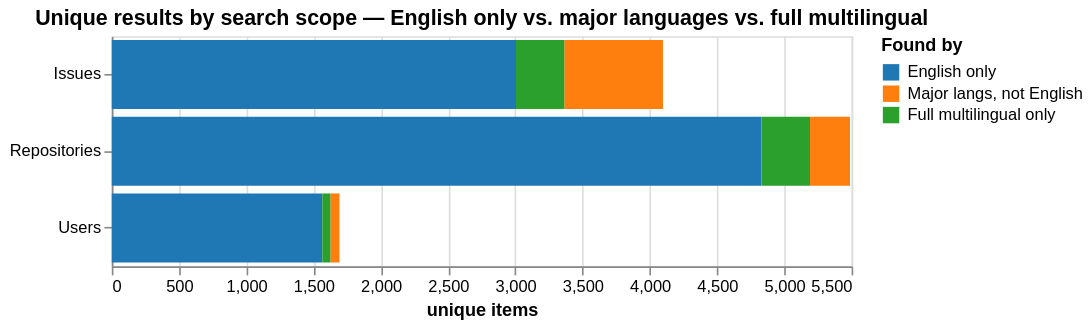

Source (notebook cell):
### Code cell
# Stacked bar: English-only / major-only / multilingual-only split per result type
stacked_rows = []
for label, raw_df in [("Repositories", repos_raw), ("Issues", issues_raw), ("Users", users_raw)]:
    norm      = raw_df["search_term"].str.lower().str.strip()
    en_ids    = set(raw_df[norm.isin(en_terms)]["id"].dropna())
    major_ids = set(raw_df[norm.isin(major_terms)]["id"].dropna())
    all_ids   = set(raw_df["id"].dropna())
    stacked_rows += [
        {"type": label, "segment": "English only",            "n": len(en_ids)},
        {"type": label, "segment": "Major langs, not English", "n": len(major_ids - en_ids)},
        {"type": label, "segment": "Full multilingual only",   "n": len(all_ids - major_ids)},
    ]

seg_order = ["English only", "Major langs, not English", "Full multilingual only"]
stacked_df = pd.DataFrame(stacked_rows)

bar = alt.Chart(stacked_df).mark_bar().encode(
    y=alt.Y("type:N", title=None),
    x=alt.X("n:Q", title="unique items"),
    color=alt.Color("segment:N", sort=seg_order,
                    scale=alt.Scale(range=["#1f77b4", "#ff7f0e", "#2ca02c"]),
                    title="Found by"),
    order=alt.Order("segment:N", sort="ascending"),
    tooltip=["type:N", "segment:N", "n:Q"],
).properties(width=450, height=140,
             title="Unique results by search scope — English only vs. major languages vs. full multilingual")
display(bar)

# Pct labels
for _, row in stacked_df.iterrows():
    total = stacked_df[stacked_df["type"] == row["type"]]["n"].sum()
    print(f"  {row['type']:15s} {row['segment']:35s}: {row['n']:5d} ({row['n']/total*100:.1f}%)")

### Figure 1 — Vega specification as saved in the notebook (floating-point values rounded to 4 significant figures)
{"$schema": "https://vega.github.io/schema/vega/v6.json", "data": [{"name": "source_0"}, {"name": "data_0", "values": [{"n": 4830, "n_end": 4830.0, "n_start": 0.0, "segment": "English only", "type": "Repositories"}, {"n": 297, "n_end": 5488.0, "n_start": 5191.0, "segment": "Major langs, not English", "type": "Repositories"}, {"n": 361, "n_end": 5191.0, "n_start": 4830.0, "segment": "Full multilingual only", "type": "Repositories"}, {"n": 3005, "n_end": 3005.0, "n_start": 0.0, "segment": "English only", "type": "Issues"}, {"n": 734, "n_end": 4098.0, "n_start": 3364.0, "segment": "Major langs, not English", "type": "Issues"}, {"n": 359, "n_end": 3364.0, "n_start": 3005.0, "segment": "Full multilingual only", "type": "Issues"}, {"n": 1565, "n_end": 1565.0, "n_start": 0.0, "segment": "English only", "type": "Users"}, {"n": 68, "n_end": 1693.0, "n_start": 1625.0, "segment": "Major langs, not English", "type": "Users"}, {"n": 60, "n_end": 1625.0, "n_start": 1565.0, "segment": "Full multilingual only", "type": "Users"}]}, {"name": "data_0_y_domain_type", "values": [{"type": "Repositories"}, {"type": "Issues"}, {"type": "Users"}]}, {"name": "source_0_color_domain_segment", "values": [{"segment": "English only", "sort_field": 0.0}, {"segment": "Major langs, not English", "sort_field": 1.0}, {"segment": "Full multilingual only", "sort_field": 2.0}]}], "marks": [{"type": "rect", "name": "marks", "from": {"data": "data_0"}, "encode": {"update": {"tooltip": {"signal": "{\"type\": isValid(datum[\"type\"]) ? datum[\"type\"] : \"\"+datum[\"type\"], \"segment\": isValid(datum[\"segment\"]) ? datum[\"segment\"] : \"\"+datum[\"segment\"], \"n\": format(datum[\"n\"], \"\")}"}, "fill": {"field": "segment", "scale": "color"}, "y": {"field": "type", "scale": "y"}, "height": {"signal": "max(0.25, bandwidth('y'))"}, "x": {"field": "n_end", "scale": "x"}, "x2": {"field": "n_start", "scale": "x"}}}, "style": ["bar"]}], "scales": [{"name": "x", "type": "linear", "domain": {"data": "data_0", "fields": ["n_start", "n_end"]}, "range": [0, {"signal": "width"}], "nice": true, "zero": true}, {"name": "y", "type": "band", "domain": {"data": "data_0_y_domain_type", "field": "type", "sort": true}, "range": [0, {"signal": "height"}], "paddingInner": 0.1, "paddingOuter": 0.05}, {"name": "color", "type": "ordinal", "domain": {"data": "source_0_color_domain_segment", "field": "segment", "sort": {"op": "max", "field": "sort_field"}}, "range": ["#1f77b4", "#ff7f0e", "#2ca02c"]}], "axes": [{"scale": "x", "minExtent": 0, "ticks": false, "grid": true, "zindex": 0, "tickCount": {"signal": "ceil(width/40)"}, "gridScale": "y", "domain": false, "maxExtent": 0, "labels": false, "aria": false, "orient": "bottom"}, {"scale": "x", "title": "unique items", "labelFlush": true, "orient": "bottom", "grid": false, "labelOverlap": true, "tickCount": {"signal": "ceil(width/40)"}, "zindex": 0}, {"scale": "y", "orient": "left", "grid": false, "zindex": 0}], "title": {"text": "Unique results by search scope — English only vs. major languages vs. full multilingual", "frame": "group"}, "height": 140, "style": "cell", "background": "white", "width": 450, "legends": [{"title": "Found by", "fill": "color", "symbolType": "square"}], "padding": 5}
